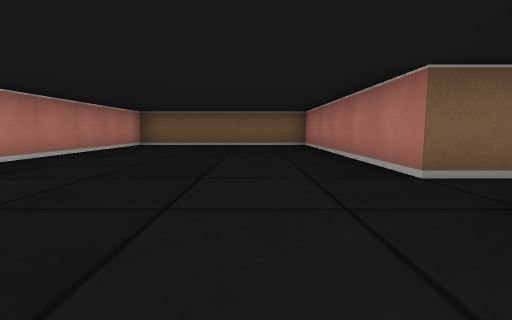
view 1 (above)

12 first-person views from a walk through a cub3D level. The camera is about half as high as the walls, tilts 6° down and sees 85° across. The floor is counted in squares. Each view is taken from the middle of a square. On the plan, view 1 faces up. The plan holds only what a view shows up to about 9 squares ahead; the rest is blank.

view 2
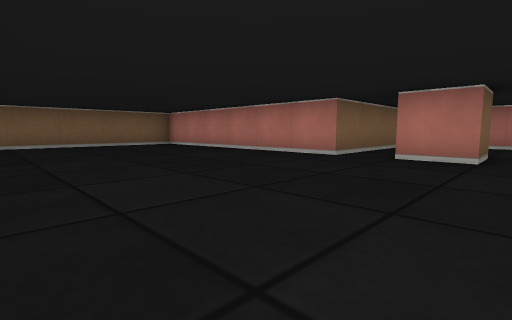

view 3
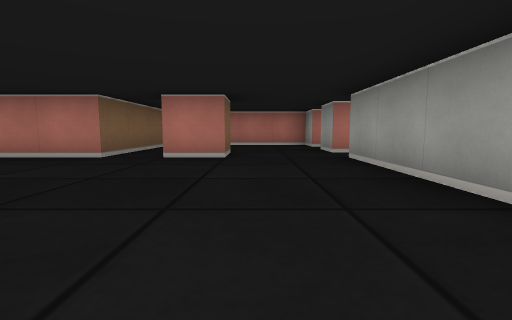

view 4
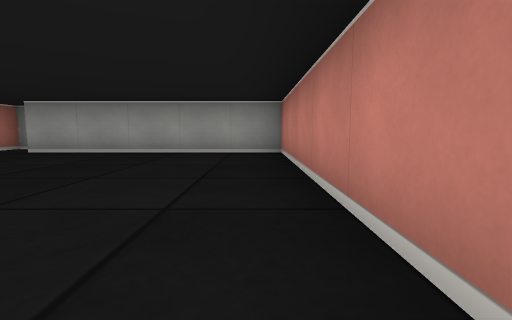

view 5
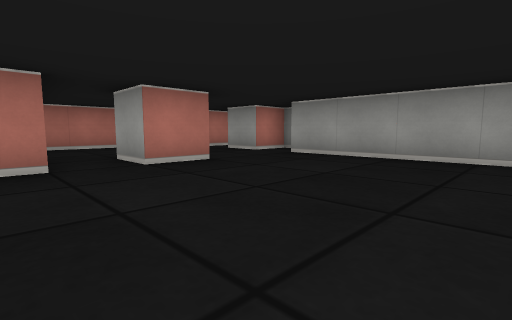

view 6
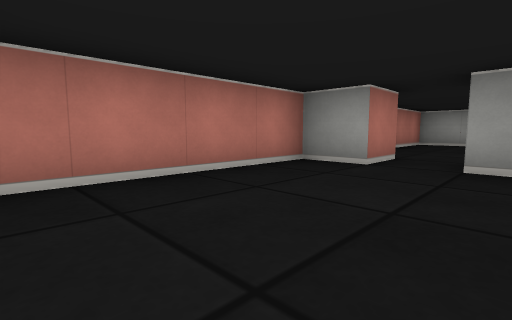

view 7
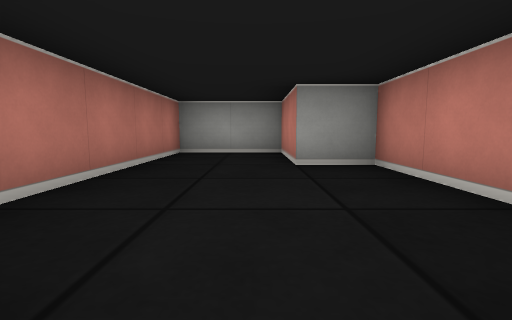

view 8
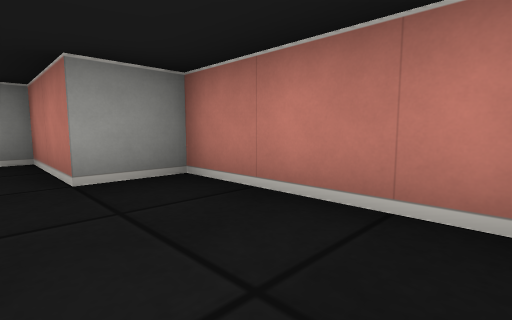

view 9
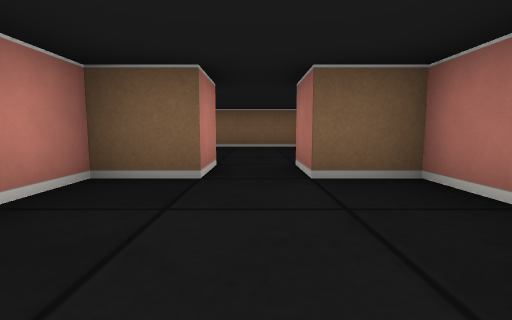

view 10
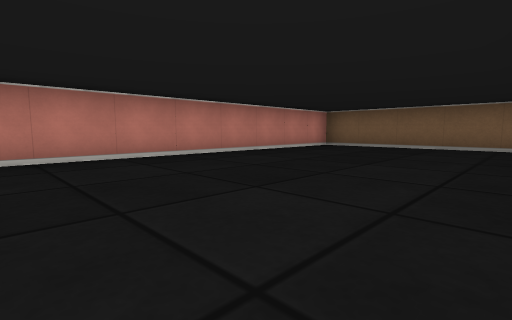

view 11
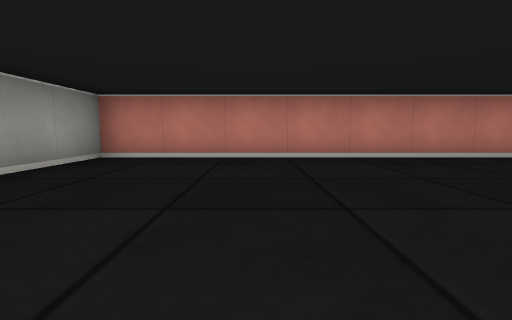

view 12
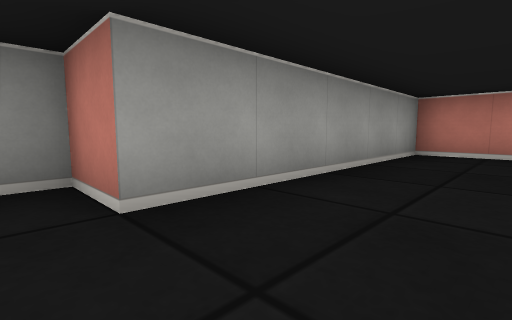

### Floor plan
Points are (right, up) in squares from view 1. A wall is a line through its corners. A room is listed if a view was taken in it or the views show most of it. See-through windows are left out.
Room 1 (views 1, 2, 3, 4, 5, 6, 10, 11, 12)
walls: (2.5, 0.5) (1.5, 0.5) (1.5, 1.5) (2.5, 1.5); (5.1, 2.5) (1.5, 2.5) (1.5, 8.5) (-3.5, 8.5) (-3.5, -1.5) (1.5, -1.5) (1.5, -2.5) (2.5, -2.5) (2.5, -1.5) (3.5, -1.5); (4.5, -1.5) (5.5, -1.5) (5.5, 2)
ways out: opening at (4, -1) to room 2
Room 2 (views 7, 8, 9)
walls: (3.5, -1.5) (3.5, -2.5) (2.5, -2.5) (2.5, -5.5) (3.5, -5.5) (3.5, -7.5) (5.5, -7.5) (5.5, -2.5) (4.5, -2.5) (4.5, -1.5)
ways out: opening at (4, -1) to room 1

Where each view was taken, in squares from view 1:
view 1: 0 up, 0 right, facing up
view 2: 0 up, 3 left, facing up-right
view 3: 0 up, 3 left, facing right
view 4: 4 up, 3 left, facing down
view 5: 3 up, 2 left, facing down-right
view 6: 2 up, 3 right, facing down-right
view 7: 2 down, 4 right, facing down
view 8: 3 down, 4 right, facing down-left
view 9: 5 down, 4 right, facing up
view 10: 1 up, 1 right, facing up-left
view 11: 1 up, 1 right, facing left
view 12: 0 up, 2 right, facing down-left
